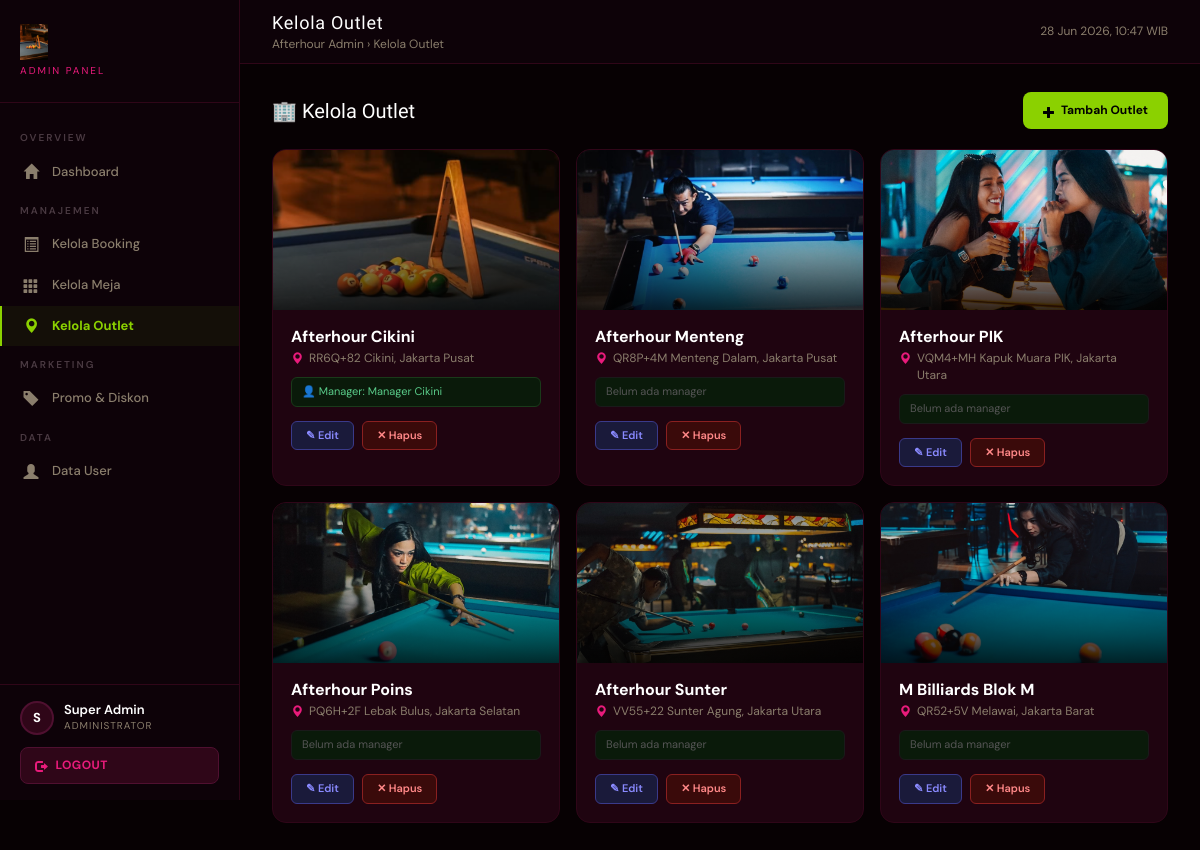
Page /dashboardadmin.php?p=outletlist (signed in) on the committed database.
### tables this page shows
CREATE TABLE IF NOT EXISTS outlets (
    outlet_id   INT PRIMARY KEY AUTO_INCREMENT,
    outlet_name VARCHAR(100) NOT NULL,
    location    VARCHAR(200) NOT NULL,
    manager_id  INT NULL,
    FOREIGN KEY (manager_id) REFERENCES users(userid) ON DELETE SET NULL
);

CREATE TABLE IF NOT EXISTS users (
    userid      INT PRIMARY KEY AUTO_INCREMENT,
    email       VARCHAR(100) UNIQUE NOT NULL,
    password    VARCHAR(255) NOT NULL,
    name        VARCHAR(100) NOT NULL,
    role        ENUM('customer','manager','admin') DEFAULT 'customer',
    avatar      VARCHAR(150) NULL,
    created_at  DATETIME DEFAULT CURRENT_TIMESTAMP
);

### class/class.Connection.php (called while the page is built, shortened)
<?php
class Connection
{
    public function __construct()
    {
        $this->connection = mysqli_connect("localhost", "root", "", "afterhour_db");
    }
}
?>

### class/class.Outlet.php (called while the page is built, shortened)
<?php
require_once(__DIR__ . '/class.Connection.php');
class Outlet extends Connection
{
    public function __get($a)   { if (property_exists($this,$a)) return $this->$a; }
    public function SelectAllOutlet()
    {
        $sql = "SELECT o.*, u.name as manager_name FROM outlets o
                LEFT JOIN users u ON u.userid = o.manager_id
                ORDER BY o.outlet_name ASC";
        $res = mysqli_query($this->connection, $sql);
        $arr = [];
        while ($d = mysqli_fetch_assoc($res)) {
            $o = new Outlet();
            $o->outlet_id   = $d['outlet_id'];
            $o->outlet_name = $d['outlet_name'];
            $o->location    = $d['location'];
            $o->manager_id  = $d['manager_id'];
            $arr[] = $o;
        }
        return $arr;
    }
}
?>

### class/class.User.php (called while the page is built, shortened)
<?php
require_once(__DIR__ . '/class.Connection.php');
class User extends Connection
{
    public function __get($attr)  { if (property_exists($this,$attr)) return $this->$attr; }
    public function SelectAllUsers()
    {
        $sql  = "SELECT * FROM users ORDER BY created_at DESC";
        $res  = mysqli_query($this->connection, $sql);
        $arr  = [];
        while ($d = mysqli_fetch_assoc($res)) {
            $o = new User();
            $o->userid = $d['userid'];
            $o->email  = $d['email'];
            $o->name   = $d['name'];
            $o->role   = $d['role'];
            $arr[] = $o;
        }
        return $arr;
    }
}
?>

### pages/outletlist.php (the view, shortened to what this page needs)
<?php
require_once(__DIR__.'/../class/class.Outlet.php');
require_once(__DIR__.'/../class/class.User.php');
$objOutlet = new Outlet();
$objUser   = new User();
$allUsers  = $objUser->SelectAllUsers();
$allOutlets = $objOutlet->SelectAllOutlet();
?>
<div class="ol-header">
    <h3>🏢 Kelola Outlet</h3>
    <button class="btn-add-primary" data-toggle="modal" data-target="#modalAdd">
        <span class="glyphicon glyphicon-plus"></span> Tambah Outlet
    </button>
</div>
<div class="outlet-grid">
    <?php foreach ($allOutlets as $i => $ol):
        $imgNum = ($i % 12) + 1;
    ?>
    <div class="outlet-admin-card">
        <div class="ocard-img" style="background-image:url('assets/stocks/Afterhour (<?= $imgNum ?>).png')"></div>
        <div class="ocard-body">
            <h4 class="ocard-name"><?= htmlspecialchars($ol->outlet_name) ?></h4>
            <p class="ocard-loc">
                <span class="glyphicon glyphicon-map-marker" style="color:#e81b7b;margin-top:1px"></span>
                <?= htmlspecialchars($ol->location) ?>
            </p>
            <?php if ($ol->manager_id): ?>
                <?php foreach ($allUsers as $u): if ($u->userid == $ol->manager_id): ?>
                <div class="ocard-manager">👤 Manager: <?= htmlspecialchars($u->name) ?></div>
                <?php break; endif; endforeach; ?>
            <?php else: ?>
                <div class="ocard-manager" style="color:#555;border-color:#1a1a1a">Belum ada manager</div>
            <?php endif; ?>
            <div class="ocard-actions">
                <a class="btn-oact btn-oedit" href="#"
                   onclick="openEdit(<?= $ol->outlet_id ?>, '<?= addslashes($ol->outlet_name) ?>', '<?= addslashes($ol->location) ?>', '<?= $ol->manager_id ?>'); return false;">
                   ✎ Edit
                </a>
                <a class="btn-oact btn-odel"
                   href="dashboardadmin.php?p=outletlist&action=delete&id=<?= $ol->outlet_id ?>"
                   onclick="return confirm('Hapus outlet ini? Semua meja di outlet ini akan ikut terhapus.')">
                   ✕ Hapus
                </a>
            </div>
        </div>
    </div>
    <?php endforeach; ?>
</div>

### dashboardadmin.php (style rules this page uses)
* { box-sizing:border-box }
body { background:#070103;font-family:'DM Sans',sans-serif;margin:0;padding:0;color:#EDE8DC }

### pages/outletlist.php (style rules this page uses)
.ol-header { display:flex;justify-content:space-between;align-items:center;margin-bottom:20px;flex-wrap:wrap;gap:12px }
.ol-header h3 { font-family:'Boldonse',sans-serif!important;font-size:20px!important;color:#fff;margin:0 }
.btn-add-primary { background:#8bd100;color:#000;font-weight:700;font-size:12px;padding:10px 20px;border-radius:8px;border:none;cursor:pointer;transition:all 0.2s;display:inline-flex;align-items:center;gap:6px }
.outlet-grid { display:grid;grid-template-columns:repeat(auto-fill,minmax(280px,1fr));gap:16px }
.outlet-admin-card { background:#1f0410;border:1px solid #2f0618;border-radius:14px;overflow:hidden;transition:border-color 0.3s }
.ocard-img { height:160px;background:#111 url('assets/stocks/Afterhour (3).png') center/cover;position:relative }
.ocard-img::after { content:'';position:absolute;inset:0;background:linear-gradient(to bottom,transparent 40%,rgba(0,0,0,0.8)) }
.ocard-body { padding:18px }
.ocard-name { font-family:'DM Sans',sans-serif;font-weight:700;color:#fff;font-size:16px;margin:0 0 4px }
.ocard-loc { color:#8A7E6C;font-size:12px;margin:0 0 10px;display:flex;align-items:flex-start;gap:6px }
.ocard-manager { background:#0a1a0a;border:1px solid #1a3a1a;border-radius:6px;padding:6px 10px;font-size:11px;color:#5acc8a;margin-bottom:14px }
.ocard-actions { display:flex;gap:8px }
.btn-oact { font-size:11px;padding:6px 14px;border-radius:6px;cursor:pointer;text-decoration:none;transition:all 0.2s;display:inline-block;border:1px solid;font-weight:600 }
.btn-oedit { background:#1a1a3a;border-color:#3a3a8a;color:#8a8aff }
.btn-odel { background:#3a0a0a;border-color:#8a2020;color:#ff8888 }

### rows in the picture
outlets: outlet_name "Afterhour Cikini", location "RR6Q+82 Cikini, Jakarta Pusat"
users: name "Manager Cikini"
outlets: outlet_name "Afterhour Menteng", location "QR8P+4M Menteng Dalam, Jakarta Pusat", shows "Belum ada manager"
outlets: outlet_name "Afterhour PIK", location "VQM4+MH Kapuk Muara PIK, Jakarta Utara", shows "Belum ada manager"
outlets: outlet_name "Afterhour Poins", location "PQ6H+2F Lebak Bulus, Jakarta Selatan", shows "Belum ada manager"
outlets: outlet_name "Afterhour Sunter", location "VV55+22 Sunter Agung, Jakarta Utara", shows "Belum ada manager"
outlets: outlet_name "M Billiards Blok M", location "QR52+5V Melawai, Jakarta Barat", shows "Belum ada manager"

### other values in the picture
substr($_SESSION['name'],0,1) "S"
$_SESSION['name'] "Super Admin"
$titles[$p] "Kelola Outlet"
